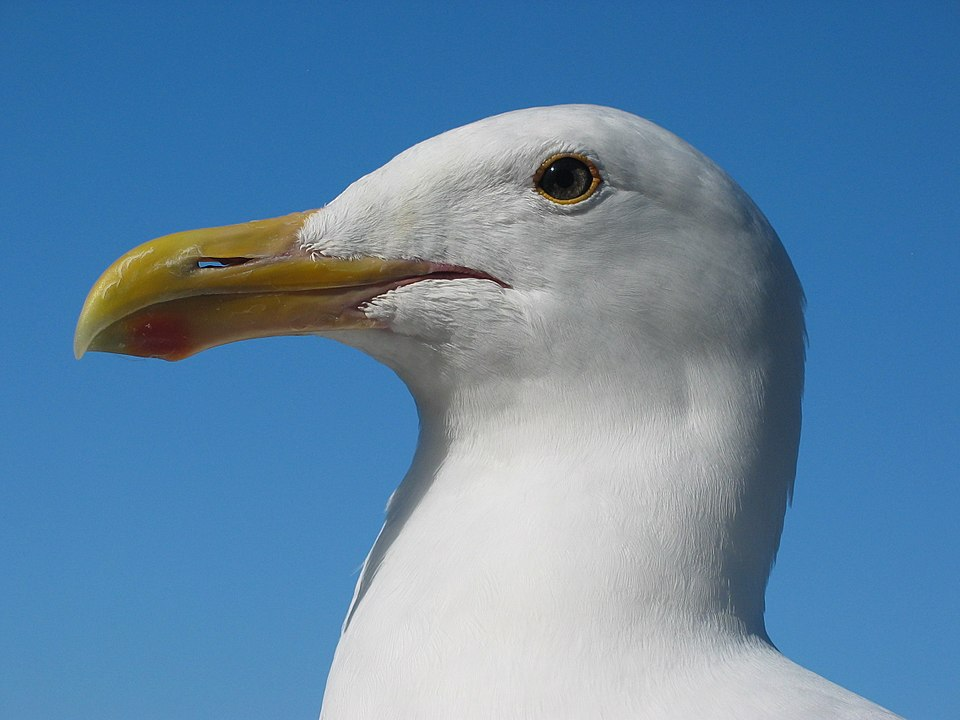
#> input picture src/images/seagull.jpg, 960 x 720 px
$ python motion_trail_numpy.py
#> lines starting #> are read from the running program, lines starting #| are printed output that depends on the picture
"""
2026-10-25 과제 (2/5): NumPy(CPU)로 이미지 잔상(motion trail) 효과를 구현하고 처리 시간을 잰다.

원본 이미지를 오른쪽으로 0, 1, 2, ... 픽셀 이동한 복사본에 점점 작아지는 가중치를 곱해 모두 더한다.
출력 픽셀 하나하나를 Python 반복문으로 계산하므로 일부러 느리다 (GPU 버전과 비교용).

실행: 아무 위치에서 `python motion_trail_numpy.py`
입력 이미지: 저장소 루트의 src/images/seagull.jpg
"""

import time
from pathlib import Path

import cv2
import numpy as np
import matplotlib.pyplot as plt

SOURCE_DIRECTORY = Path(__file__).resolve().parents[2] / "src"
IMAGE_PATH = SOURCE_DIRECTORY / "images" / "seagull.jpg"
OUTPUT_DIRECTORY = Path(__file__).resolve().parent / "output"

# 수업 노트북(G절 4) 글로벌 변수와 동일
TARGET_WIDTH = 1280   # 처리 시간 비교를 위해 HD 크기로 통일
TARGET_HEIGHT = 720
TRAIL_LENGTH = 32     # 잔상 길이 = 이동 픽셀 수 = 가중치 개수


def load_input_image():
    """
    이미지를 흑백으로 읽어 1280x720으로 맞추고 0.0~1.0 float32 배열로 돌려준다.

    반환: shape (720, 1280)의 np.float32 배열
    """
    image_gray = cv2.imread(str(IMAGE_PATH), cv2.IMREAD_GRAYSCALE)
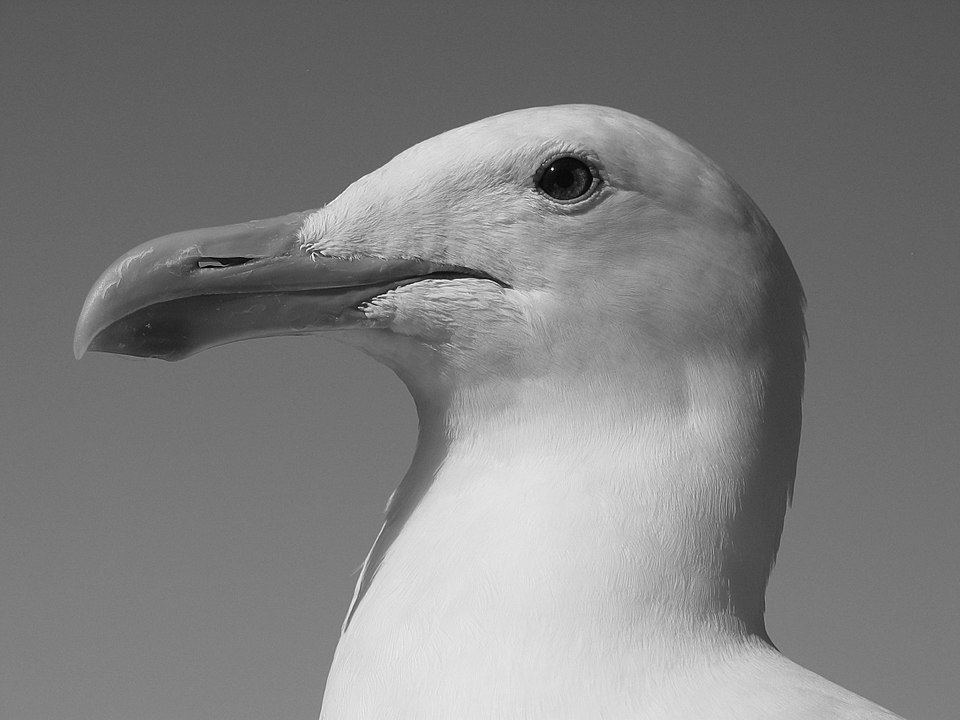
#> image_gray: shape (720, 960); min 0, max 255, mean 127
    # imread는 파일이 없어도 None을 돌려주므로 여기서 확인
    if image_gray is None:
        raise FileNotFoundError(f"이미지를 읽을 수 없습니다: {IMAGE_PATH}")

    # INTER_AREA: 축소할 때 픽셀을 평균 내어 계단 현상이 적음
    image_gray = cv2.resize(image_gray, (TARGET_WIDTH, TARGET_HEIGHT), interpolation=cv2.INTER_AREA)
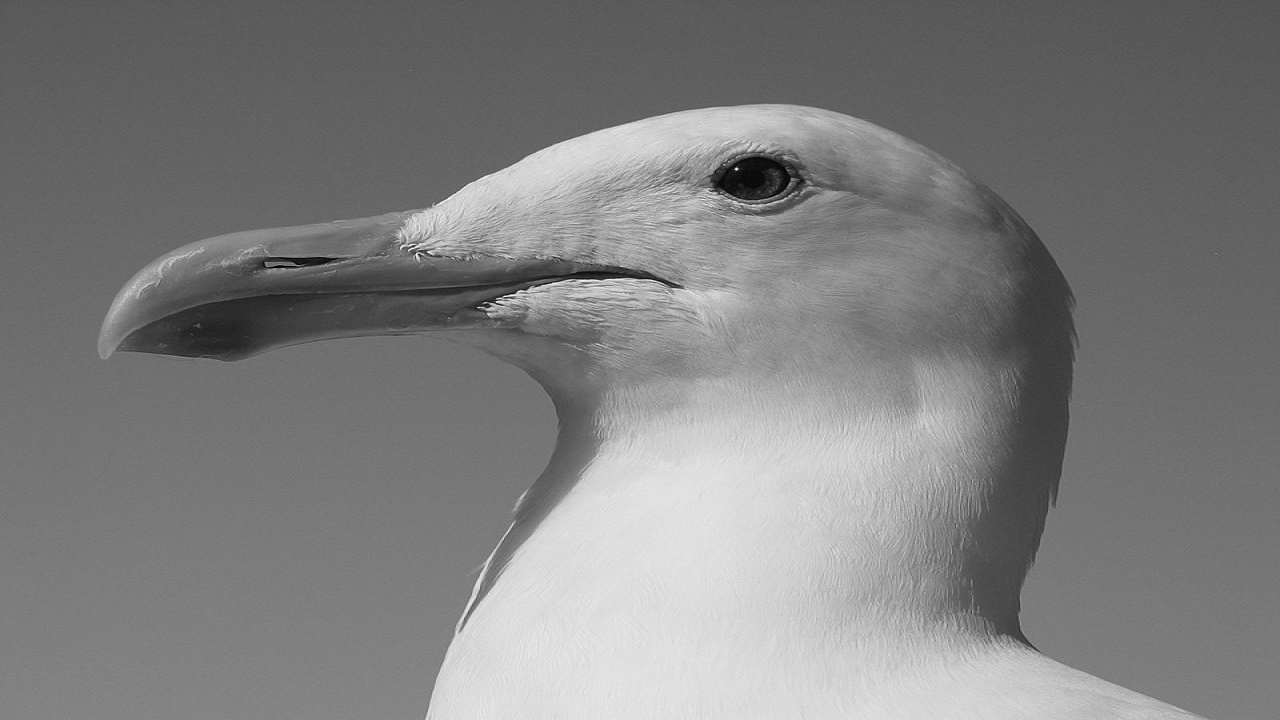
#> image_gray: shape (720, 1280); min 0, max 255, mean 127

    # 가중치(실수)를 곱해 누적하므로 uint8 대신 float32, 0~1 범위로 정규화
    return image_gray.astype(np.float32) / 255.0


def make_weights(trail_length=TRAIL_LENGTH):
    """
    이동 거리가 멀수록 작아지는 가중치(1.0 → 0.05)를 만들고 합이 1이 되게 정규화한다.

    합을 1로 맞춰야 누적 결과가 입력과 같은 0~1 밝기 범위에 머문다.
    반환: shape (trail_length,)의 np.float32 배열
    """
    weights = np.linspace(1.0, 0.05, trail_length, dtype=np.float32)
    return weights / np.sum(weights)


def motion_trail_np(image, weights):
    """
    NumPy를 이용해 이미지 잔상 효과를 생성한다 (노트북 TODO 303).

    출력 픽셀을 Python 반복문으로 하나씩 계산한다.
    출력 (y, x) = Σ_shift weights[shift] * image[y, x - shift]  (x - shift < 0 이면 빈 픽셀 = 0)

    입력:
        image: (높이, 너비) float32 배열, 0~1
        weights: (잔상 길이,) float32 배열
    반환: image와 같은 모양의 잔상 적용 결과
    """
    image_height, image_width = image.shape
#> image_height = 720; image_width = 1280
    # 누적 시작값은 0. 원본을 복사해 시작하면 shift=0 항이 두 번 더해진다.
    output = np.zeros_like(image)

    for output_y in range(image_height):
        for output_x in range(image_width):
            accumulated_value = 0.0

            # TRAIL_LENGTH 상수 대신 len(weights): 짧은 가중치(워밍업 등)가 들어와도 동작
            for shift in range(len(weights)):
                # 오른쪽으로 shift칸 이동한 이미지의 (y, x)는 원본의 (y, x - shift)
                input_x = output_x - shift

                # 왼쪽 경계 밖은 더할 값이 없음. shift는 커지기만 하므로 이후도 전부 밖 → 중단
                if input_x < 0:
                    break

                accumulated_value += weights[shift] * image[output_y, input_x]

            # 가중치 합이 1이라 0~1을 벗어나지 않으므로 별도 클램프 불필요
            output[output_y, output_x] = accumulated_value
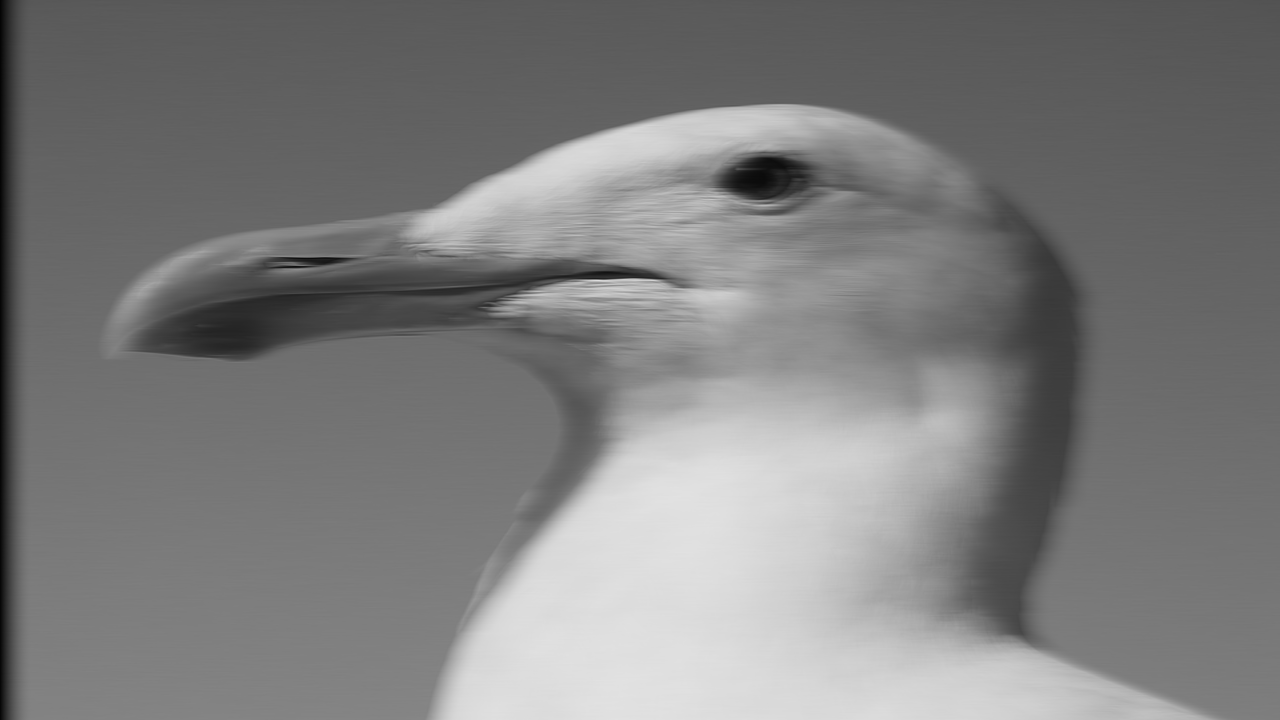
#> output: shape (720, 1280) float32; min 0.0198, max 0.887, mean 0.495

    return output


def main():
    """이미지 로드 → 가중치 생성 → CPU 잔상 처리(시간 측정) → 결과 출력."""
    OUTPUT_DIRECTORY.mkdir(exist_ok=True)

    input_np = load_input_image()
    weights_np = make_weights()

    cpu_start = time.perf_counter()
    output_np = motion_trail_np(image=input_np, weights=weights_np)
    cpu_time = time.perf_counter() - cpu_start

    print("========== NumPy CPU ==========")
    print(f"Image size: {input_np.shape[1]}x{input_np.shape[0]}, trail length: {len(weights_np)}")
#| Image size: 1280x720, trail length: 32
    print(f"Processing time: {cpu_time:.4f} seconds")

    plt.figure(figsize=(12, 4))
    plt.subplot(1, 2, 1), plt.imshow(input_np, cmap="gray"), plt.title("Original Image")
    plt.subplot(1, 2, 2), plt.imshow(output_np, cmap="gray"), plt.title("Motion Trail (CPU)")
    for axis in plt.gcf().axes:
        axis.axis("off")
    plt.savefig(OUTPUT_DIRECTORY / "motion_trail_cpu.png")
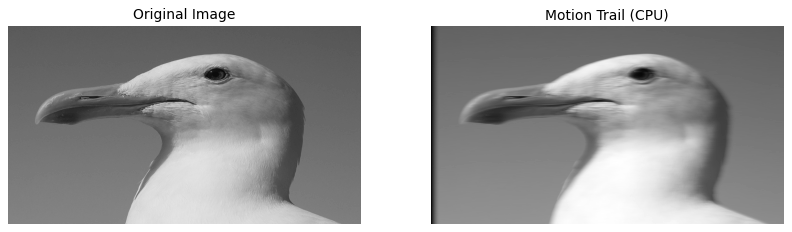
#> figure drawn by matplotlib, 2 panels
    plt.show()


if __name__ == "__main__":
    main()
